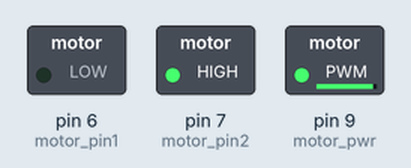
Bench run of a sketch on a simulated Arduino Uno, built with avr-gcc and run on an emulated ATmega328P. Parts: switched loads named in the sketch (green lamp = pin HIGH).

Above: at 0.1 s.
Timing chart, 0 to 1.6 s (numbered marks = the images above):
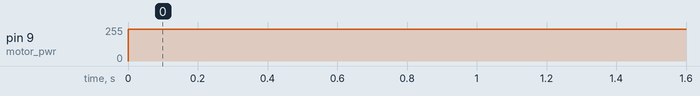

Measured:
- by itself, pin 9 (motor_pwr): 0/255 → 240/255 at 0.00 s

The sketch:

vca_drive.ino
```cpp
int motor_pin1 = 6;
int motor_pin2 = 7;
int motor_pwr = 9; //connects to motor enable


void setup() {
  initMotor();
  Serial.begin(115200);
}

void loop() {
  drive_motor_open_loop();
  delay(10);
}

// Drive motor open-loop - start
void drive_motor_open_loop(){
  analogWrite(motor_pwr, 240);
}
// Drive motor open-loop - end

//// Drive motor closed-loop - start
//void drive_motor_closed_loop(double control_effort){
//  if (control_effort > 0){
//      digitalWrite(motor_pin1, HIGH);
//      digitalWrite(motor_pin2, LOW);
//      analogWrite(motor_pwr, control_effort);
//  }
//  else if (control_effort < 0){
//      digitalWrite(motor_pin1, LOW);
//      digitalWrite(motor_pin2, HIGH);
//      analogWrite(motor_pwr, -control_effort);
//  }
//}
//// Drive motor closed-loop - end


// Initialize motor - start
void initMotor(){
  // Init Motor
  pinMode(motor_pin1, OUTPUT);
  pinMode(motor_pin2, OUTPUT);
  pinMode(motor_pwr, OUTPUT);
  digitalWrite(motor_pin1, LOW); //LOW, HIGH, go out (propulse)
  digitalWrite(motor_pin2, HIGH); // HIGH, LOW, go in (attract)

}
// Initialize motor - end
```
